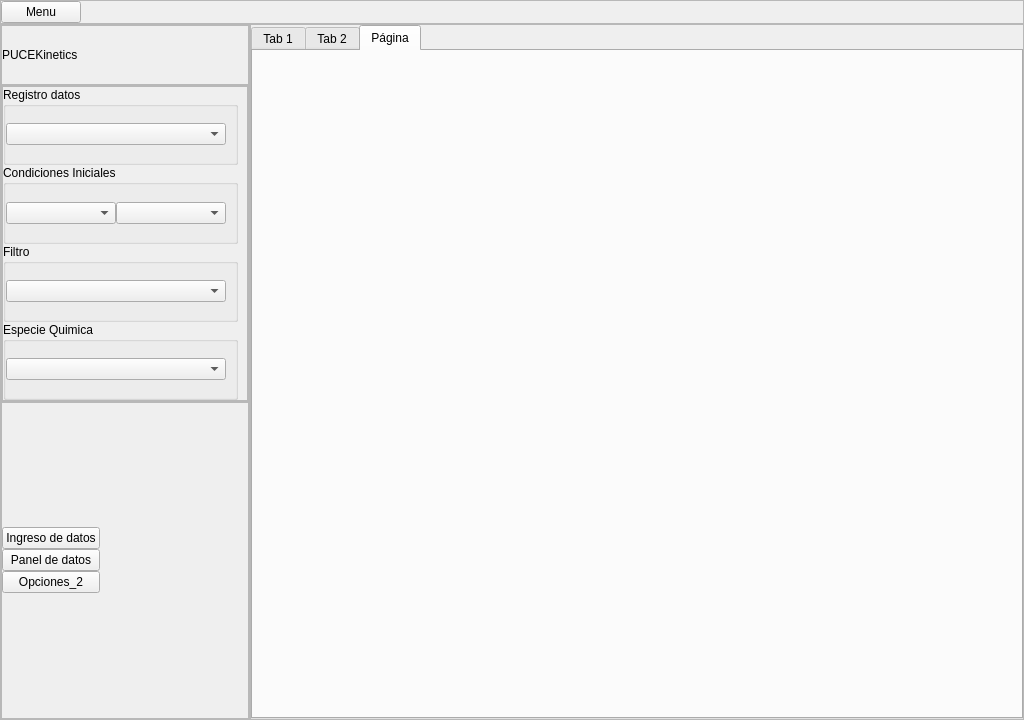
<?xml version="1.0" encoding="UTF-8"?>
<ui version="4.0">
 <class>MainWindow</class>
 <widget class="QMainWindow" name="MainWindow">
  <property name="geometry">
   <rect>
    <x>0</x>
    <y>0</y>
    <width>1024</width>
    <height>720</height>
   </rect>
  </property>
  <property name="windowTitle">
   <string>MainWindow</string>
  </property>
  <widget class="QWidget" name="centralwidget">
   <layout class="QVBoxLayout" name="verticalLayout">
    <property name="spacing">
     <number>0</number>
    </property>
    <property name="leftMargin">
     <number>0</number>
    </property>
    <property name="topMargin">
     <number>0</number>
    </property>
    <property name="rightMargin">
     <number>0</number>
    </property>
    <property name="bottomMargin">
     <number>0</number>
    </property>
    <item>
     <widget class="QFrame" name="panel_comando_superior">
      <property name="maximumSize">
       <size>
        <width>16777215</width>
        <height>60</height>
       </size>
      </property>
      <property name="styleSheet">
       <string notr="true">/*background-color: rgb(221, 221, 221);</string>
      </property>
      <property name="frameShape">
       <enum>QFrame::StyledPanel</enum>
      </property>
      <property name="frameShadow">
       <enum>QFrame::Raised</enum>
      </property>
      <layout class="QHBoxLayout" name="horizontalLayout_5">
       <property name="spacing">
        <number>0</number>
       </property>
       <property name="leftMargin">
        <number>0</number>
       </property>
       <property name="topMargin">
        <number>0</number>
       </property>
       <property name="rightMargin">
        <number>0</number>
       </property>
       <property name="bottomMargin">
        <number>0</number>
       </property>
       <item>
        <layout class="QHBoxLayout" name="horizontalLayout_4">
         <property name="spacing">
          <number>0</number>
         </property>
         <item>
          <widget class="QPushButton" name="menu_btn">
           <property name="text">
            <string>Menu</string>
           </property>
          </widget>
         </item>
         <item>
          <spacer name="horizontalSpacer_2">
           <property name="orientation">
            <enum>Qt::Horizontal</enum>
           </property>
           <property name="sizeHint" stdset="0">
            <size>
             <width>40</width>
             <height>20</height>
            </size>
           </property>
          </spacer>
         </item>
        </layout>
       </item>
      </layout>
     </widget>
    </item>
    <item>
     <widget class="QWidget" name="panel_contenido_principal" native="true">
      <layout class="QHBoxLayout" name="horizontalLayout">
       <property name="spacing">
        <number>0</number>
       </property>
       <property name="leftMargin">
        <number>0</number>
       </property>
       <property name="topMargin">
        <number>0</number>
       </property>
       <property name="rightMargin">
        <number>0</number>
       </property>
       <property name="bottomMargin">
        <number>0</number>
       </property>
       <item>
        <widget class="QFrame" name="menu_derecho">
         <property name="maximumSize">
          <size>
           <width>250</width>
           <height>16777215</height>
          </size>
         </property>
         <property name="styleSheet">
          <string notr="true">/*background-color: rgb(230, 230, 230);</string>
         </property>
         <property name="frameShape">
          <enum>QFrame::StyledPanel</enum>
         </property>
         <property name="frameShadow">
          <enum>QFrame::Raised</enum>
         </property>
         <layout class="QVBoxLayout" name="verticalLayout_7">
          <property name="spacing">
           <number>0</number>
          </property>
          <property name="leftMargin">
           <number>0</number>
          </property>
          <property name="topMargin">
           <number>0</number>
          </property>
          <property name="rightMargin">
           <number>0</number>
          </property>
          <property name="bottomMargin">
           <number>0</number>
          </property>
          <item>
           <widget class="QFrame" name="frame_4">
            <property name="maximumSize">
             <size>
              <width>16777215</width>
              <height>60</height>
             </size>
            </property>
            <property name="frameShape">
             <enum>QFrame::StyledPanel</enum>
            </property>
            <property name="frameShadow">
             <enum>QFrame::Raised</enum>
            </property>
            <layout class="QHBoxLayout" name="horizontalLayout_2">
             <property name="spacing">
              <number>0</number>
             </property>
             <property name="leftMargin">
              <number>0</number>
             </property>
             <property name="topMargin">
              <number>0</number>
             </property>
             <property name="rightMargin">
              <number>0</number>
             </property>
             <property name="bottomMargin">
              <number>0</number>
             </property>
             <item>
              <widget class="QLabel" name="label">
               <property name="maximumSize">
                <size>
                 <width>16777215</width>
                 <height>60</height>
                </size>
               </property>
               <property name="text">
                <string>PUCEKinetics</string>
               </property>
               <property name="textFormat">
                <enum>Qt::AutoText</enum>
               </property>
               <property name="scaledContents">
                <bool>false</bool>
               </property>
               <property name="wordWrap">
                <bool>false</bool>
               </property>
              </widget>
             </item>
            </layout>
           </widget>
          </item>
          <item>
           <widget class="QFrame" name="frame_3">
            <property name="frameShape">
             <enum>QFrame::StyledPanel</enum>
            </property>
            <property name="frameShadow">
             <enum>QFrame::Raised</enum>
            </property>
            <layout class="QVBoxLayout" name="verticalLayout_3">
             <property name="spacing">
              <number>0</number>
             </property>
             <property name="leftMargin">
              <number>0</number>
             </property>
             <property name="topMargin">
              <number>0</number>
             </property>
             <property name="rightMargin">
              <number>0</number>
             </property>
             <property name="bottomMargin">
              <number>0</number>
             </property>
             <item>
              <widget class="QFrame" name="frame_6">
               <property name="frameShape">
                <enum>QFrame::StyledPanel</enum>
               </property>
               <property name="frameShadow">
                <enum>QFrame::Raised</enum>
               </property>
               <layout class="QVBoxLayout" name="verticalLayout_9">
                <property name="spacing">
                 <number>0</number>
                </property>
                <property name="leftMargin">
                 <number>0</number>
                </property>
                <property name="topMargin">
                 <number>0</number>
                </property>
                <property name="bottomMargin">
                 <number>0</number>
                </property>
                <item>
                 <widget class="QGroupBox" name="groupBox">
                  <property name="title">
                   <string>Registro datos</string>
                  </property>
                  <layout class="QVBoxLayout" name="verticalLayout_8">
                   <property name="spacing">
                    <number>0</number>
                   </property>
                   <property name="leftMargin">
                    <number>0</number>
                   </property>
                   <property name="topMargin">
                    <number>0</number>
                   </property>
                   <property name="bottomMargin">
                    <number>0</number>
                   </property>
                   <item>
                    <widget class="QComboBox" name="registro_datos_box"/>
                   </item>
                  </layout>
                 </widget>
                </item>
                <item>
                 <widget class="QGroupBox" name="groupBox_2">
                  <property name="title">
                   <string>Condiciones Iniciales</string>
                  </property>
                  <layout class="QHBoxLayout" name="horizontalLayout_8">
                   <property name="spacing">
                    <number>0</number>
                   </property>
                   <property name="leftMargin">
                    <number>0</number>
                   </property>
                   <property name="topMargin">
                    <number>0</number>
                   </property>
                   <property name="bottomMargin">
                    <number>0</number>
                   </property>
                   <item>
                    <widget class="QComboBox" name="filtro_datos_box_3"/>
                   </item>
                   <item>
                    <widget class="QComboBox" name="condiciones_iniciales_box"/>
                   </item>
                  </layout>
                 </widget>
                </item>
                <item>
                 <widget class="QGroupBox" name="groupBox_3">
                  <property name="title">
                   <string>Filtro</string>
                  </property>
                  <layout class="QVBoxLayout" name="verticalLayout_13">
                   <property name="spacing">
                    <number>0</number>
                   </property>
                   <property name="leftMargin">
                    <number>0</number>
                   </property>
                   <property name="topMargin">
                    <number>0</number>
                   </property>
                   <property name="bottomMargin">
                    <number>0</number>
                   </property>
                   <item>
                    <widget class="QComboBox" name="filtro_datos_box"/>
                   </item>
                  </layout>
                 </widget>
                </item>
                <item>
                 <widget class="QGroupBox" name="groupBox_4">
                  <property name="title">
                   <string>Especie Quimica</string>
                  </property>
                  <layout class="QVBoxLayout" name="verticalLayout_16">
                   <property name="spacing">
                    <number>0</number>
                   </property>
                   <property name="leftMargin">
                    <number>0</number>
                   </property>
                   <property name="topMargin">
                    <number>0</number>
                   </property>
                   <property name="bottomMargin">
                    <number>0</number>
                   </property>
                   <item>
                    <widget class="QComboBox" name="filtro_datos_box_2"/>
                   </item>
                  </layout>
                 </widget>
                </item>
               </layout>
              </widget>
             </item>
            </layout>
           </widget>
          </item>
          <item>
           <widget class="QFrame" name="frame_7">
            <property name="frameShape">
             <enum>QFrame::StyledPanel</enum>
            </property>
            <property name="frameShadow">
             <enum>QFrame::Raised</enum>
            </property>
            <layout class="QVBoxLayout" name="verticalLayout_5">
             <property name="spacing">
              <number>0</number>
             </property>
             <property name="leftMargin">
              <number>0</number>
             </property>
             <property name="topMargin">
              <number>0</number>
             </property>
             <property name="rightMargin">
              <number>0</number>
             </property>
             <property name="bottomMargin">
              <number>0</number>
             </property>
             <item>
              <layout class="QHBoxLayout" name="horizontalLayout_3">
               <item>
                <layout class="QVBoxLayout" name="verticalLayout_4">
                 <property name="spacing">
                  <number>0</number>
                 </property>
                 <item>
                  <widget class="QPushButton" name="ingreso_datos_btn">
                   <property name="text">
                    <string>Ingreso de datos</string>
                   </property>
                  </widget>
                 </item>
                 <item>
                  <widget class="QPushButton" name="panel_datos_btn">
                   <property name="text">
                    <string>Panel de datos</string>
                   </property>
                  </widget>
                 </item>
                 <item>
                  <widget class="QPushButton" name="opcion_btn_3">
                   <property name="text">
                    <string>Opciones_2</string>
                   </property>
                  </widget>
                 </item>
                </layout>
               </item>
               <item>
                <spacer name="horizontalSpacer">
                 <property name="orientation">
                  <enum>Qt::Horizontal</enum>
                 </property>
                 <property name="sizeHint" stdset="0">
                  <size>
                   <width>40</width>
                   <height>20</height>
                  </size>
                 </property>
                </spacer>
               </item>
              </layout>
             </item>
            </layout>
           </widget>
          </item>
         </layout>
        </widget>
       </item>
       <item>
        <widget class="QFrame" name="panel_izquierdo">
         <property name="frameShape">
          <enum>QFrame::StyledPanel</enum>
         </property>
         <property name="frameShadow">
          <enum>QFrame::Raised</enum>
         </property>
         <layout class="QVBoxLayout" name="verticalLayout_6">
          <property name="spacing">
           <number>0</number>
          </property>
          <property name="leftMargin">
           <number>0</number>
          </property>
          <property name="topMargin">
           <number>0</number>
          </property>
          <property name="rightMargin">
           <number>0</number>
          </property>
          <property name="bottomMargin">
           <number>0</number>
          </property>
          <item>
           <widget class="QTabWidget" name="tabWidget">
            <property name="currentIndex">
             <number>2</number>
            </property>
            <widget class="QWidget" name="tab">
             <attribute name="title">
              <string>Tab 1</string>
             </attribute>
             <layout class="QHBoxLayout" name="horizontalLayout_7">
              <property name="spacing">
               <number>0</number>
              </property>
              <property name="leftMargin">
               <number>0</number>
              </property>
              <property name="topMargin">
               <number>0</number>
              </property>
              <property name="rightMargin">
               <number>0</number>
              </property>
              <property name="bottomMargin">
               <number>0</number>
              </property>
              <item>
               <widget class="QFrame" name="vista_previa_data">
                <property name="frameShape">
                 <enum>QFrame::StyledPanel</enum>
                </property>
                <property name="frameShadow">
                 <enum>QFrame::Raised</enum>
                </property>
                <layout class="QVBoxLayout" name="verticalLayout_10">
                 <property name="spacing">
                  <number>0</number>
                 </property>
                 <property name="leftMargin">
                  <number>0</number>
                 </property>
                 <property name="topMargin">
                  <number>0</number>
                 </property>
                 <property name="rightMargin">
                  <number>0</number>
                 </property>
                 <property name="bottomMargin">
                  <number>0</number>
                 </property>
                 <item>
                  <widget class="QFrame" name="grafico_frame">
                   <property name="minimumSize">
                    <size>
                     <width>200</width>
                     <height>200</height>
                    </size>
                   </property>
                   <property name="frameShape">
                    <enum>QFrame::StyledPanel</enum>
                   </property>
                   <property name="frameShadow">
                    <enum>QFrame::Raised</enum>
                   </property>
                   <layout class="QVBoxLayout" name="verticalLayout_2">
                    <property name="spacing">
                     <number>0</number>
                    </property>
                    <property name="leftMargin">
                     <number>0</number>
                    </property>
                    <property name="topMargin">
                     <number>0</number>
                    </property>
                    <property name="rightMargin">
                     <number>0</number>
                    </property>
                    <property name="bottomMargin">
                     <number>0</number>
                    </property>
                    <item>
                     <widget class="QLabel" name="label_3">
                      <property name="maximumSize">
                       <size>
                        <width>16777215</width>
                        <height>40</height>
                       </size>
                      </property>
                      <property name="text">
                       <string>Grafica de datos</string>
                      </property>
                     </widget>
                    </item>
                    <item>
                     <layout class="QVBoxLayout" name="vista_grafica">
                      <property name="spacing">
                       <number>0</number>
                      </property>
                     </layout>
                    </item>
                   </layout>
                  </widget>
                 </item>
                 <item>
                  <widget class="QTabWidget" name="tabWidget_2">
                   <property name="currentIndex">
                    <number>0</number>
                   </property>
                   <widget class="QWidget" name="datos_cineticos_tab">
                    <attribute name="title">
                     <string>Conjunto datos cinéticos</string>
                    </attribute>
                    <layout class="QHBoxLayout" name="horizontalLayout_6">
                     <item>
                      <widget class="QTableWidget" name="datos_cineticos_tabla">
                       <property name="focusPolicy">
                        <enum>Qt::NoFocus</enum>
                       </property>
                       <property name="showGrid">
                        <bool>false</bool>
                       </property>
                       <attribute name="horizontalHeaderMinimumSectionSize">
                        <number>50</number>
                       </attribute>
                       <attribute name="horizontalHeaderDefaultSectionSize">
                        <number>70</number>
                       </attribute>
                       <attribute name="horizontalHeaderStretchLastSection">
                        <bool>true</bool>
                       </attribute>
                       <attribute name="verticalHeaderVisible">
                        <bool>false</bool>
                       </attribute>
                       <column>
                        <property name="text">
                         <string>id</string>
                        </property>
                       </column>
                       <column>
                        <property name="text">
                         <string>tiempo</string>
                        </property>
                       </column>
                       <column>
                        <property name="text">
                         <string>concentracion</string>
                        </property>
                       </column>
                       <column>
                        <property name="text">
                         <string>otra_propiedad</string>
                        </property>
                       </column>
                       <column>
                        <property name="text">
                         <string>conversion_reactivo_limitante</string>
                        </property>
                       </column>
                       <column>
                        <property name="text">
                         <string>tipo_especie</string>
                        </property>
                       </column>
                       <column>
                        <property name="text">
                         <string>id_condiciones_iniciales</string>
                        </property>
                       </column>
                       <column>
                        <property name="text">
                         <string>nombre_data</string>
                        </property>
                       </column>
                       <column>
                        <property name="text">
                         <string>nombre_reaccion</string>
                        </property>
                       </column>
                       <column>
                        <property name="text">
                         <string>especie_quimica</string>
                        </property>
                       </column>
                      </widget>
                     </item>
                    </layout>
                   </widget>
                   <widget class="QWidget" name="reaccion_quimica_tab">
                    <attribute name="title">
                     <string>Reacción Química </string>
                    </attribute>
                    <layout class="QHBoxLayout" name="horizontalLayout_9">
                     <item>
                      <widget class="QTableWidget" name="reaccion_quimica_tabla">
                       <property name="focusPolicy">
                        <enum>Qt::NoFocus</enum>
                       </property>
                       <property name="showGrid">
                        <bool>false</bool>
                       </property>
                       <attribute name="horizontalHeaderMinimumSectionSize">
                        <number>50</number>
                       </attribute>
                       <attribute name="horizontalHeaderDefaultSectionSize">
                        <number>70</number>
                       </attribute>
                       <attribute name="horizontalHeaderStretchLastSection">
                        <bool>true</bool>
                       </attribute>
                       <attribute name="verticalHeaderVisible">
                        <bool>false</bool>
                       </attribute>
                       <column>
                        <property name="text">
                         <string>id</string>
                        </property>
                       </column>
                       <column>
                        <property name="text">
                         <string>especie_quimica</string>
                        </property>
                       </column>
                       <column>
                        <property name="text">
                         <string>formula</string>
                        </property>
                       </column>
                       <column>
                        <property name="text">
                         <string>coeficiente_estequiometrico</string>
                        </property>
                       </column>
                       <column>
                        <property name="text">
                         <string>detalle</string>
                        </property>
                       </column>
                       <column>
                        <property name="text">
                         <string>tipo_especie</string>
                        </property>
                       </column>
                       <column>
                        <property name="text">
                         <string>nombre_reaccion</string>
                        </property>
                       </column>
                      </widget>
                     </item>
                    </layout>
                   </widget>
                   <widget class="QWidget" name="condicione_iniciales">
                    <attribute name="title">
                     <string>Condiciones Iniciales</string>
                    </attribute>
                    <layout class="QVBoxLayout" name="verticalLayout_11">
                     <item>
                      <widget class="QTableWidget" name="condiciones_iniciales_tabla">
                       <property name="focusPolicy">
                        <enum>Qt::NoFocus</enum>
                       </property>
                       <property name="showGrid">
                        <bool>false</bool>
                       </property>
                       <attribute name="horizontalHeaderMinimumSectionSize">
                        <number>50</number>
                       </attribute>
                       <attribute name="horizontalHeaderDefaultSectionSize">
                        <number>70</number>
                       </attribute>
                       <attribute name="horizontalHeaderStretchLastSection">
                        <bool>true</bool>
                       </attribute>
                       <attribute name="verticalHeaderVisible">
                        <bool>false</bool>
                       </attribute>
                       <column>
                        <property name="text">
                         <string>id</string>
                        </property>
                       </column>
                       <column>
                        <property name="text">
                         <string>temperatura</string>
                        </property>
                       </column>
                       <column>
                        <property name="text">
                         <string>tiempo</string>
                        </property>
                       </column>
                       <column>
                        <property name="text">
                         <string>presion_total</string>
                        </property>
                       </column>
                       <column>
                        <property name="text">
                         <string>presion_parcial</string>
                        </property>
                       </column>
                       <column>
                        <property name="text">
                         <string>fraccion_molar</string>
                        </property>
                       </column>
                       <column>
                        <property name="text">
                         <string>especie_quimica</string>
                        </property>
                       </column>
                       <column>
                        <property name="text">
                         <string>tipo_especie</string>
                        </property>
                       </column>
                       <column>
                        <property name="text">
                         <string>detalle</string>
                        </property>
                       </column>
                       <column>
                        <property name="text">
                         <string>nombre_data</string>
                        </property>
                       </column>
                      </widget>
                     </item>
                    </layout>
                   </widget>
                  </widget>
                 </item>
                </layout>
               </widget>
              </item>
             </layout>
            </widget>
            <widget class="QWidget" name="tab_2">
             <attribute name="title">
              <string>Tab 2</string>
             </attribute>
             <widget class="QFrame" name="modelamiento">
              <property name="geometry">
               <rect>
                <x>60</x>
                <y>100</y>
                <width>528</width>
                <height>119</height>
               </rect>
              </property>
              <property name="frameShape">
               <enum>QFrame::StyledPanel</enum>
              </property>
              <property name="frameShadow">
               <enum>QFrame::Raised</enum>
              </property>
              <layout class="QHBoxLayout" name="horizontalLayout_14">
               <property name="spacing">
                <number>0</number>
               </property>
               <property name="leftMargin">
                <number>0</number>
               </property>
               <property name="topMargin">
                <number>0</number>
               </property>
               <property name="rightMargin">
                <number>0</number>
               </property>
               <property name="bottomMargin">
                <number>0</number>
               </property>
               <item>
                <layout class="QHBoxLayout" name="horizontalLayout_15">
                 <property name="spacing">
                  <number>0</number>
                 </property>
                 <item>
                  <layout class="QVBoxLayout" name="verticalLayout_14">
                   <property name="spacing">
                    <number>0</number>
                   </property>
                   <item>
                    <widget class="QLabel" name="label_8">
                     <property name="text">
                      <string>Seleccionar Ajuste</string>
                     </property>
                    </widget>
                   </item>
                   <item>
                    <widget class="QComboBox" name="ajustar_modelo_box"/>
                   </item>
                   <item>
                    <widget class="QLabel" name="label_9">
                     <property name="text">
                      <string>Graficar Ajuste</string>
                     </property>
                    </widget>
                   </item>
                   <item>
                    <widget class="QPushButton" name="graficar_btn">
                     <property name="text">
                      <string>Graficar</string>
                     </property>
                    </widget>
                   </item>
                  </layout>
                 </item>
                 <item>
                  <spacer name="horizontalSpacer_7">
                   <property name="orientation">
                    <enum>Qt::Horizontal</enum>
                   </property>
                   <property name="sizeHint" stdset="0">
                    <size>
                     <width>40</width>
                     <height>20</height>
                    </size>
                   </property>
                  </spacer>
                 </item>
                 <item>
                  <layout class="QVBoxLayout" name="verticalLayout_15">
                   <property name="spacing">
                    <number>0</number>
                   </property>
                   <item>
                    <layout class="QHBoxLayout" name="horizontalLayout_16">
                     <property name="spacing">
                      <number>0</number>
                     </property>
                     <item>
                      <widget class="QLabel" name="label_10">
                       <property name="text">
                        <string>reactivo limitante inicial ingreso</string>
                       </property>
                      </widget>
                     </item>
                     <item>
                      <spacer name="horizontalSpacer_8">
                       <property name="orientation">
                        <enum>Qt::Horizontal</enum>
                       </property>
                       <property name="sizeHint" stdset="0">
                        <size>
                         <width>40</width>
                         <height>20</height>
                        </size>
                       </property>
                      </spacer>
                     </item>
                     <item>
                      <widget class="QLineEdit" name="reactivo_limitante_inicial_edit">
                       <property name="tabletTracking">
                        <bool>false</bool>
                       </property>
                       <property name="contextMenuPolicy">
                        <enum>Qt::DefaultContextMenu</enum>
                       </property>
                       <property name="toolTip">
                        <string extracomment="comentario aquí"/>
                       </property>
                       <property name="statusTip">
                        <string extracomment="cometario 2 aquí"/>
                       </property>
                       <property name="whatsThis">
                        <string extracomment="cometario 3 aquí"/>
                       </property>
                       <property name="text">
                        <string/>
                       </property>
                      </widget>
                     </item>
                    </layout>
                   </item>
                   <item>
                    <layout class="QHBoxLayout" name="horizontalLayout_17">
                     <property name="spacing">
                      <number>0</number>
                     </property>
                     <item>
                      <widget class="QLabel" name="label_11">
                       <property name="text">
                        <string>estimacion inicial k</string>
                       </property>
                      </widget>
                     </item>
                     <item>
                      <spacer name="horizontalSpacer_9">
                       <property name="orientation">
                        <enum>Qt::Horizontal</enum>
                       </property>
                       <property name="sizeHint" stdset="0">
                        <size>
                         <width>40</width>
                         <height>20</height>
                        </size>
                       </property>
                      </spacer>
                     </item>
                     <item>
                      <widget class="QLineEdit" name="estimacion_inicial_k_edit">
                       <property name="tabletTracking">
                        <bool>false</bool>
                       </property>
                       <property name="contextMenuPolicy">
                        <enum>Qt::DefaultContextMenu</enum>
                       </property>
                       <property name="toolTip">
                        <string extracomment="comentario aquí"/>
                       </property>
                       <property name="statusTip">
                        <string extracomment="cometario 2 aquí"/>
                       </property>
                       <property name="whatsThis">
                        <string extracomment="cometario 3 aquí"/>
                       </property>
                       <property name="text">
                        <string/>
                       </property>
                      </widget>
                     </item>
                    </layout>
                   </item>
                   <item>
                    <layout class="QHBoxLayout" name="horizontalLayout_18">
                     <property name="spacing">
                      <number>0</number>
                     </property>
                     <item>
                      <widget class="QLabel" name="label_12">
                       <property name="text">
                        <string>estimacion inicial n</string>
                       </property>
                      </widget>
                     </item>
                     <item>
                      <spacer name="horizontalSpacer_10">
                       <property name="orientation">
                        <enum>Qt::Horizontal</enum>
                       </property>
                       <property name="sizeHint" stdset="0">
                        <size>
                         <width>40</width>
                         <height>20</height>
                        </size>
                       </property>
                      </spacer>
                     </item>
                     <item>
                      <widget class="QLineEdit" name="estimacion_inicial_n_edit">
                       <property name="tabletTracking">
                        <bool>false</bool>
                       </property>
                       <property name="contextMenuPolicy">
                        <enum>Qt::DefaultContextMenu</enum>
                       </property>
                       <property name="toolTip">
                        <string extracomment="comentario aquí"/>
                       </property>
                       <property name="statusTip">
                        <string extracomment="cometario 2 aquí"/>
                       </property>
                       <property name="whatsThis">
                        <string extracomment="cometario 3 aquí"/>
                       </property>
                       <property name="text">
                        <string/>
                       </property>
                      </widget>
                     </item>
                    </layout>
                   </item>
                  </layout>
                 </item>
                </layout>
               </item>
              </layout>
             </widget>
            </widget>
            <widget class="QWidget" name="tab_3">
             <attribute name="title">
              <string>Página</string>
             </attribute>
            </widget>
           </widget>
          </item>
         </layout>
        </widget>
       </item>
      </layout>
     </widget>
    </item>
   </layout>
  </widget>
 </widget>
 <resources/>
 <connections/>
</ui>
